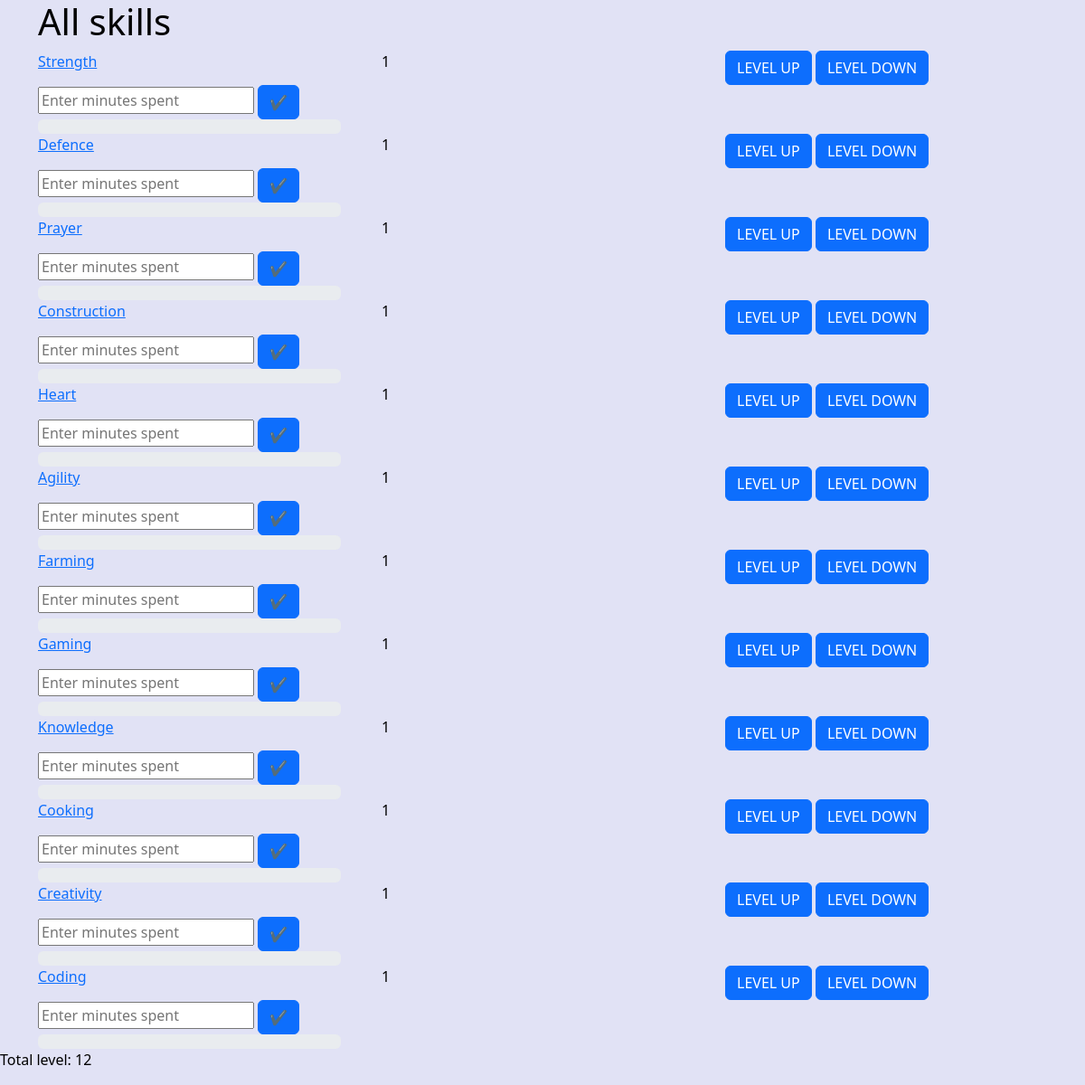
Before: / with the older database file.
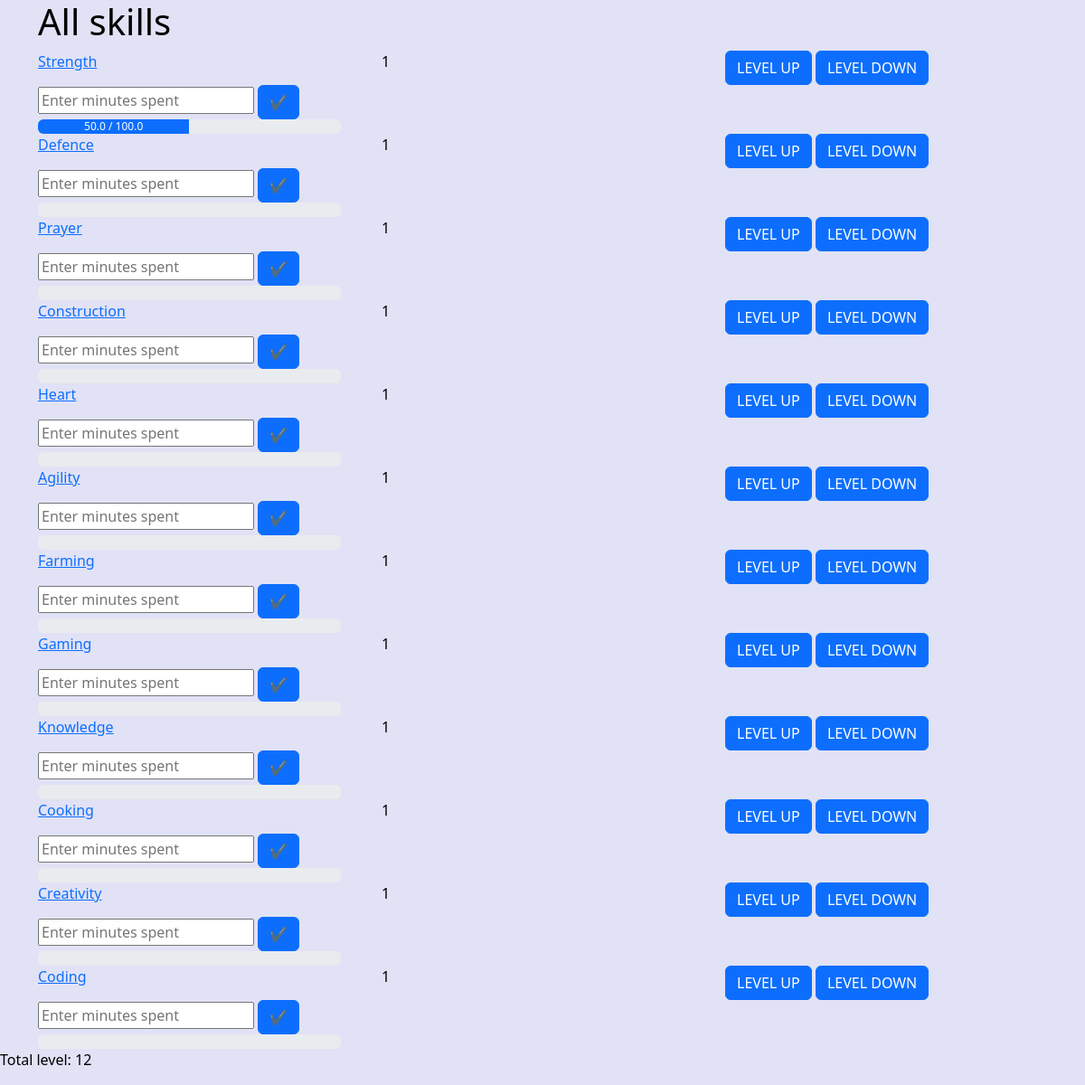
After: the same page with the newer database file.
### models/db_models.py (models this page shows)
class Skill(db.Model):
    id = db.Column(db.Integer, primary_key=True)
    name = db.Column(db.String(50), nullable=False)
    level = db.Column(db.Integer, nullable=False)
    experience = db.Column(db.Float, default=0)
    description = db.Column(db.String(500), nullable=True)
    challenges = db.relationship('Challenge', backref='skill', lazy=True)
    skill_image = db.Column(db.String(255), nullable=True)
    roadmap = db.relationship('Roadmap', backref='skill', lazy=True)

### routes/user_routes.py (the view)
@user_bp.route('/')
def first_page():
    skills = Skill.query.all()
    for skill in skills:
        skill.required_experience = 100 * pow(1.1, skill.level-1)
        skill.required_experience = round(skill.required_experience, 2)
    return render_template("user/user_dashboard.html", skills=skills, totalLevel=sum(skill.level for skill in skills))

### templates/user/user_dashboard.html (shortened to what this page needs)
<!DOCTYPE html>
<html lang="en">
<head>
    <link rel="stylesheet" href="https://cdn.jsdelivr.net/npm/bootstrap@5.2.3/dist/css/bootstrap.min.css">
    <link rel="stylesheet" type="text/css" href="{{ url_for('static',filename='/css/user.css') }}">
</head>
<body>
    <div class="container">
        <h1>All skills</h1>
        {% if skills|length > 0 %}
            {% for skill in skills %}
            <div class="row mb-12" data-id="{{ skill.id }}">
                <div class="col-md-4">
                <a href="{{ url_for('User.show_roadmap', skill_id=skill.id) }}" class="skill-name" data-bs-placement="top" title="{{ skill.description }}">{{ skill.name }}</a>
                </div>
                <div class="col-md-4">{{ skill.level }}</div>
                <div class="col-md-4">
                    <form method="post" action="{{ url_for('User.update_skill_up') }}" style="display: inline;">
                        <button type="submit" class="btn btn-primary">LEVEL UP</button>
                    </form>
                    <form method="post" action="{{ url_for('User.update_skill_down') }}" style="display: inline;">
                        <button type="submit" class="btn btn-primary">LEVEL DOWN</button>
                    </form>
                </div>
                <form method="post" action="{{ url_for('User.update_experience_route', skill_id=skill.id) }}">
                    <input type="number" name="minutes_spent" id="minutes_spent-{{ skill.id }}" placeholder="Enter minutes spent">
                    <button type="button" id="submitButton-{{ skill.id }}" class="btn btn-primary" data-bs-toggle="modal" data-bs-target="#confirmModal-{{ skill.id }}">
                        ✔️
                    </button>
                </form>
            </div>
            <div class="progress" style="width: 30%;">
                <div class="progress-bar" role="progressbar" style="width: {{ skill.experience / skill.required_experience * 100 }}%;" aria-valuenow="{{ skill.experience }}" aria-valuemin="0" aria-valuemax="100"> {{ (skill.experience)|round(2) }} / {{ skill.required_experience }} </div>
            </div>
            {% endfor %}
        {% endif %}
    </div>
   <p> Total level: {{ totalLevel }} </p>
</body>
</html>

### templates/user/user_dashboard.html (style rules this page uses)
body { background-color: #e1e2f5; color: black; }

Changed rows visible on the page:
changed Skill "Strength": experience (not shown) → "50.0"; required_experience (not shown) → "100.0"
